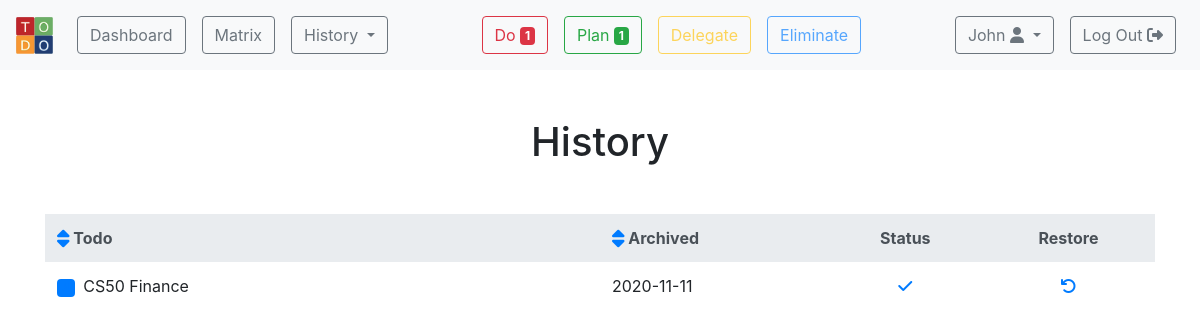
The page /sort/history/archived_desc (signed in) on the database as committed earlier.
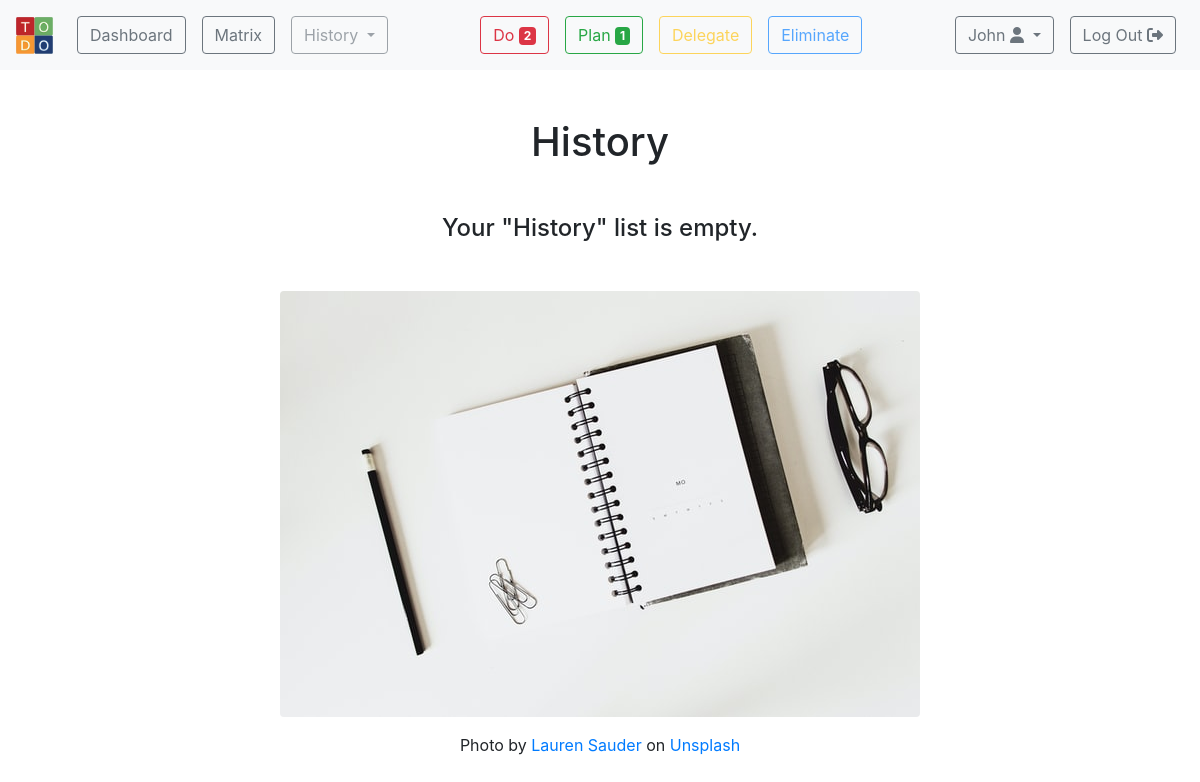
The same page on the database as committed later.
### db.py (models this page shows, shortened)
class Todo(db.Model):
    id = db.Column(db.Integer, primary_key=True)
    content = db.Column(db.String(120), nullable=False)
    important = db.Column(db.Boolean, nullable=False)
    urgent = db.Column(db.Boolean, nullable=False)
    overdue = db.Column(db.Boolean, default=False)
    done = db.Column(db.Boolean, default=False)
    deleted = db.Column(db.Boolean, default=False)
    due = db.Column(db.Date)
    archived = db.Column(db.DateTime)
    created = db.Column(db.DateTime, nullable=False, default=datetime.utcnow)
    user_id = db.Column(db.Integer, db.ForeignKey('user.id'), nullable=False)

### app.py (the view, shortened to what this page needs)
@app.route("/sort/<string:filter>/<string:sort>")
@login_required
def sort(filter, sort):
    user_id = session["user_id"]
    key = define_key(sort)
    if filter == "index":
        todos = Todo.query.filter(
                Todo.user_id == user_id,
                Todo.archived == None
            ).order_by(key).all()
        return render_template("index.html", todos=todos, sort=sort)
    elif filter == "history":
        todos = Todo.query.filter(
            Todo.user_id == user_id,
            Todo.archived != None
        ).order_by(key).all()
        return render_template("history.html", todos=todos, sort=sort)

### helpers.py (called while the page is built)
def dates():
    user_id = session["user_id"]
    todos = Todo.query.filter(Todo.user_id == user_id, Todo.due != None).all()
    for todo in todos:
        if (todo.due - date.today()) <= timedelta(days=1):
            todo.urgent = True
        if (todo.due - date.today()) < timedelta(days=0):
            todo.important = True
            todo.overdue = True
        else:
            todo.overdue = False
    db.session.commit()

def login_required(f):
    @wraps(f)
    def decorated_function(*args, **kwargs):
        if "user_id" not in session:
            return redirect("/login")
        dates()
        count()
        return f(*args, **kwargs)
    return decorated_function

def define_key(sort):
    if sort == "content_asc":
        key = Todo.content
    elif sort == "content_desc":
        key = Todo.content.desc()
    elif sort == "created_asc":
        key = Todo.created
    elif sort == "created_desc":
        key = Todo.created.desc()
    elif sort == "due_asc":
        key = Todo.due
    elif sort == "due_desc":
        key = Todo.due.desc()
    elif sort == "archived_asc":
        key = Todo.archived
    elif sort == "archived_desc":
        key = Todo.archived.desc()
    return key

### templates/history.html (shortened to what this page needs)
{% extends "layout.html" %}
{% block main %}
    <h1 class="text-center mb-5">History</h1>
    {% if not todos %}
        <h4 class="text-center mb-5">Your "History" list is empty.</h4>
        <img src="{{ url_for("static", filename="empty.jpg") }}" class="img-fluid rounded mx-auto d-block mb-3" alt="Relax">
        <p class="text-center">
            <span>
                Photo by
                <a href="https://unsplash.com/@laurensauderstudio?utm_source=unsplash&amp;utm_medium=referral&amp;utm_content=creditCopyText" target="_blank">Lauren Sauder</a> on
                <a href="https://unsplash.com/s/photos/todo?utm_source=unsplash&amp;utm_medium=referral&amp;utm_content=creditCopyText" target="_blank">Unsplash</a>
            </span>
        </p>
    {% else %}
        <table class="table table-hover table-borderless">
            <thead class="thead-light">
                <tr>
                    <th scope="col" style="width:50%">
                        {% if sort == "content_asc" %}
                            <a href="/sort/{{ "history" }}/{{ "content_desc" }}"><i class="fas fa-sort fa-lg"></i></a>
                        {% else %}
                            <a href="/sort/{{ "history" }}/{{ "content_asc" }}"><i class="fas fa-sort fa-lg"></i></a>
                        {% endif %}
                        Todo
                    </th>
                    <th scope="col">
                        {% if sort == "archived_asc" %}
                            <a href="/sort/{{ "history" }}/{{ "archived_desc" }}"><i class="fas fa-sort fa-lg"></i></a>
                        {% else %}
                            <a href="/sort/{{ "history" }}/{{ "archived_asc" }}"><i class="fas fa-sort fa-lg"></i></a>
                        {% endif %}
                        Archived
                    </th>
                    <th scope="col" class="text-center">Status</th>
                    <th scope="col" class="text-center">Restore</th>
                </tr>
            </thead>
        <tbody>
            {% for todo in todos %}
                <tr>
                    <td scope="row">
                        {% if todo.important %}
                            {% if todo.urgent %}
                                <span class="badge badge-danger mr-1 text-danger">1</span>
                            {% else %}
                                <span class="badge badge-success mr-1 text-success">2</span>
                            {% endif %}
                        {% else %}
                            {% if todo.urgent %}
                                <span class="badge badge-warning mr-1 text-warning">3</span>
                            {% else %}
                                <span class="badge badge-primary mr-1 text-primary">4</span>
                            {% endif %}
                        {% endif %}
                        {{ todo.content }}
                    </td>
                    <td>{{ todo.archived.date() }}</td>
                    <td class="text-center">
                        {% if todo.done %}
                            <a href=""><i class="fas fa-check"></i></a>
                        {% elif todo.deleted %}
                            <a href=""><i class="fas fa-trash"></i></a>
                        {% endif %}
                    </td>
                    <td class="text-center">
                        <a href="/restore/{{ todo.id }}"><i class="fas fa-undo"></i></a>
                    </td>
                </tr>
            {% endfor %}
        </tbody>
        </table>
    {% endif %}
{% endblock %}

### templates/layout.html (shortened to what this page needs)
<!DOCTYPE html>
<html lang="en">
    <head>
        <link rel="stylesheet" href="https://cdn.jsdelivr.net/npm/bootstrap@4.5.3/dist/css/bootstrap.min.css">
    </head>
    <body>
        <nav class="navbar navbar-expand-lg navbar-light bg-light">
            <a class="navbar-brand" href="/">
                <img src="/static/logo.jpg" width="37" height="37" alt="Logo" loading="lazy">
            </a>
            <div class="collapse navbar-collapse" id="navbarNav">
                {% if session.user_id %}
                    <ul class="navbar-nav mr-auto">
                        <li class="nav-item">
                            <a class="nav-link" href="/">
                                <button type="button" class="btn btn-outline-secondary">Dashboard</button>
                            </a>
                        </li>
                        <li class="nav-item">
                            <a class="nav-link" href="/matrix">
                                <button type="button" class="btn btn-outline-secondary">Matrix</button>
                            </a>
                        </li>
                        <li class="nav-item dropdown">
                            <a class="nav-link {% if not session.history %}disabled{% endif %}" data-toggle="dropdown" href="" role="button">
                                <button type="button" class="btn btn-outline-secondary dropdown-toggle"{% if not session.history %}disabled{% endif %}>
                                    History
                                </button>
                            </a>
                        </li>
                    </ul>
                    <ul class="navbar-nav">
                        <li class="nav-item">
                             <a class="nav-link {% if not session.do %}disabled{% endif %}" href="/sort/{{ "do" }}/{{ "created_desc" }}">
                                <button type="button" class="btn btn-outline-danger" {% if not session.do %}disabled{% endif %}>
                                    Do
                                    {% if session.do %}
                                        <span class="badge badge-danger">{{ session.do }}</span>
                                    {% endif %}
                                </button>
                            </a>
                        </li>
                        <li class="nav-item">
                            <a class="nav-link {% if not session.plan %}disabled{% endif %}" href="/sort/{{ "plan" }}/{{ "created_desc" }}">
                                <button type="button" class="btn btn-outline-success" {% if not session.plan %}disabled{% endif %}>
                                    Plan
                                    {% if session.plan %}
                                        <span class="badge badge-success">{{ session.plan }}</span>
                                    {% endif %}
                                </button>
                            </a>
                        </li>
                        <li class="nav-item">
                            <a class="nav-link {% if not session.delegate %}disabled{% endif %}" href="/sort/{{ "delegate" }}/{{ "created_desc" }}">
                                <button type="button" class="btn btn-outline-warning" {% if not session.delegate %}disabled{% endif %}>
                                    Delegate
                                </button>
                            </a>
                        </li>
                        <li class="nav-item">
                            <a class="nav-link {% if not session.eliminate %}disabled{% endif %}" href="/sort/{{ "eliminate" }}/{{ "created_desc" }}">
                                <button type="button" class="btn btn-outline-primary" {% if not session.eliminate %}disabled{% endif %}>
                                    Eliminate
                                </button>
                            </a>
                        </li>
                    </ul>
                    <ul class="navbar-nav ml-auto">
                        <li class="nav-item dropdown">
                            <a class="nav-link" data-toggle="dropdown" href="" role="button">
                                <button type="button" class="btn btn-outline-secondary dropdown-toggle">
                                    {{ session["username"] }}
                                    <i class="fas fa-user"></i>
                                </button>
                            </a>
                        </li>
                        <li class="nav-item">
                            <a class="nav-link" href="/logout">
                                <button type="button" class="btn btn-outline-secondary">
                                    Log Out
                                    <i class="fas fa-sign-out-alt"></i>
                                </button>
                            </a>
                        </li>
                    </ul>
                {% endif %}
            </div>
        </nav>
        <main class="container mt-5 mb-5">
            {% block main %}{% endblock %}
        </main>
    </body>
</html>

Rows that differ between the two databases and show on the page:
removed Todo: content "CS50 Finance", archived "2020-11-11", done True (drawn)
Other text that changed with them:
{{ session.do }}: "1" → "2"
text no longer shown: "Todo Archived Status Restore"
text now shown: "Your \"History\" list is empty. Photo by Lauren Sauder on Unsplash"
